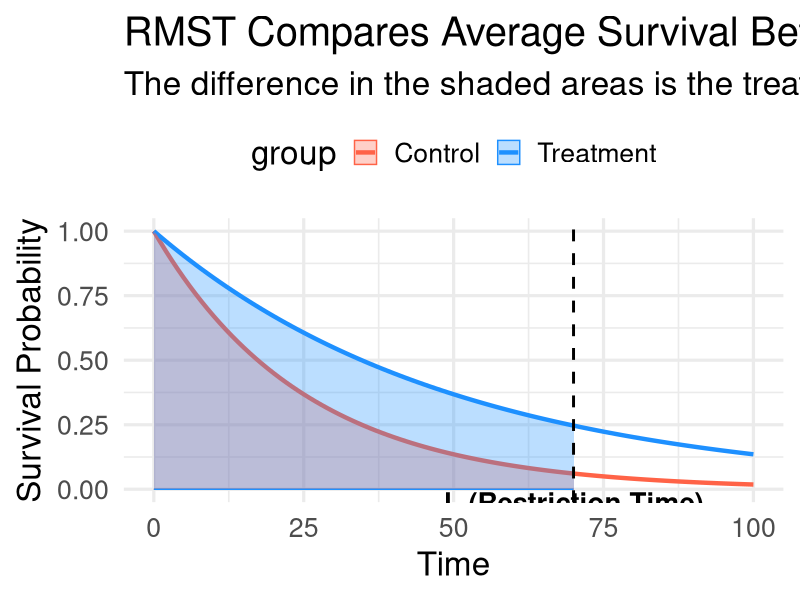

This figure's R source:
# --- R Code to Generate the 2-Group RMST Plot ---
library(ggplot2)

# Create sample data for two groups (Treatment and Control)
time <- 0:100
control_surv <- exp(-0.04 * time)
treatment_surv <- exp(-0.02 * time)
df <- data.frame(
  time = rep(time, 2),
  surv = c(control_surv, treatment_surv),
  group = rep(c("Control", "Treatment"), each = 101)
)

# Create the plot
rmst_causal_plot <- ggplot(df, aes(x = time, y = surv, fill = group, color = group)) +
  geom_line(linewidth = 1.5) +
  geom_ribbon(data = subset(df, time <= 70), aes(ymin = 0, ymax = surv), alpha = 0.3) +
  geom_vline(xintercept = 70, linetype = "dashed", color = "black", linewidth = 1) +
  annotate("text", x = 70, y = -0.05, label = "L (Restriction Time)", size = 7, color = "black", fontface = "bold") +
  scale_fill_manual(values = c("Control" = "tomato", "Treatment" = "dodgerblue")) +
  scale_color_manual(values = c("Control" = "tomato", "Treatment" = "dodgerblue")) +
  labs(
    title = "RMST Compares Average Survival Between Groups",
    subtitle = "The difference in the shaded areas is the treatment benefit",
    x = "Time",
    y = "Survival Probability"
  ) +
  theme_minimal(base_size = 24) +
  theme(legend.position = "top") +
  coord_cartesian(ylim = c(0, 1))

# Save the plot to a file
ggsave("rmst_causal_plot.png", plot = rmst_causal_plot, width = 10, height = 7, dpi = 150)